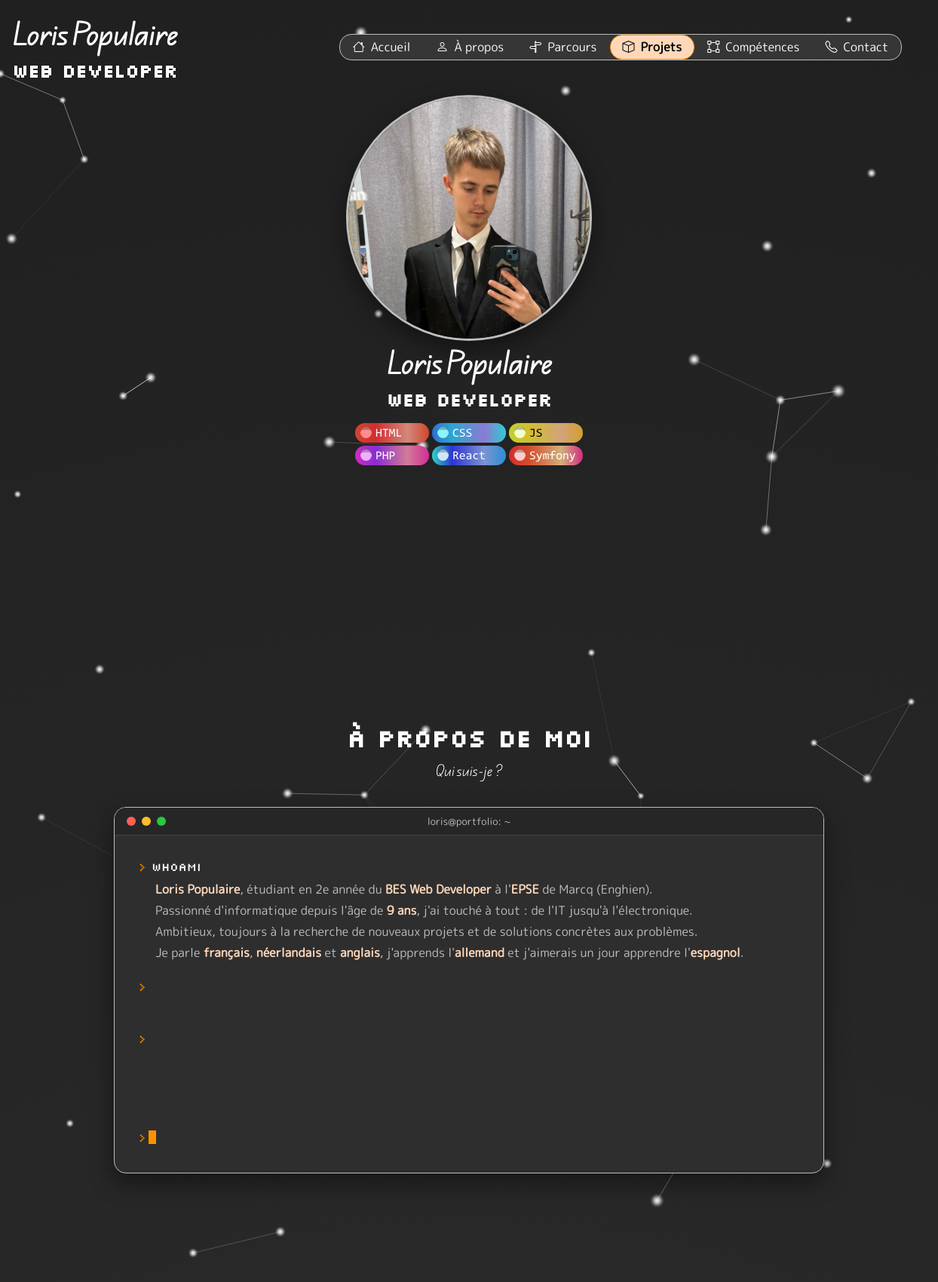
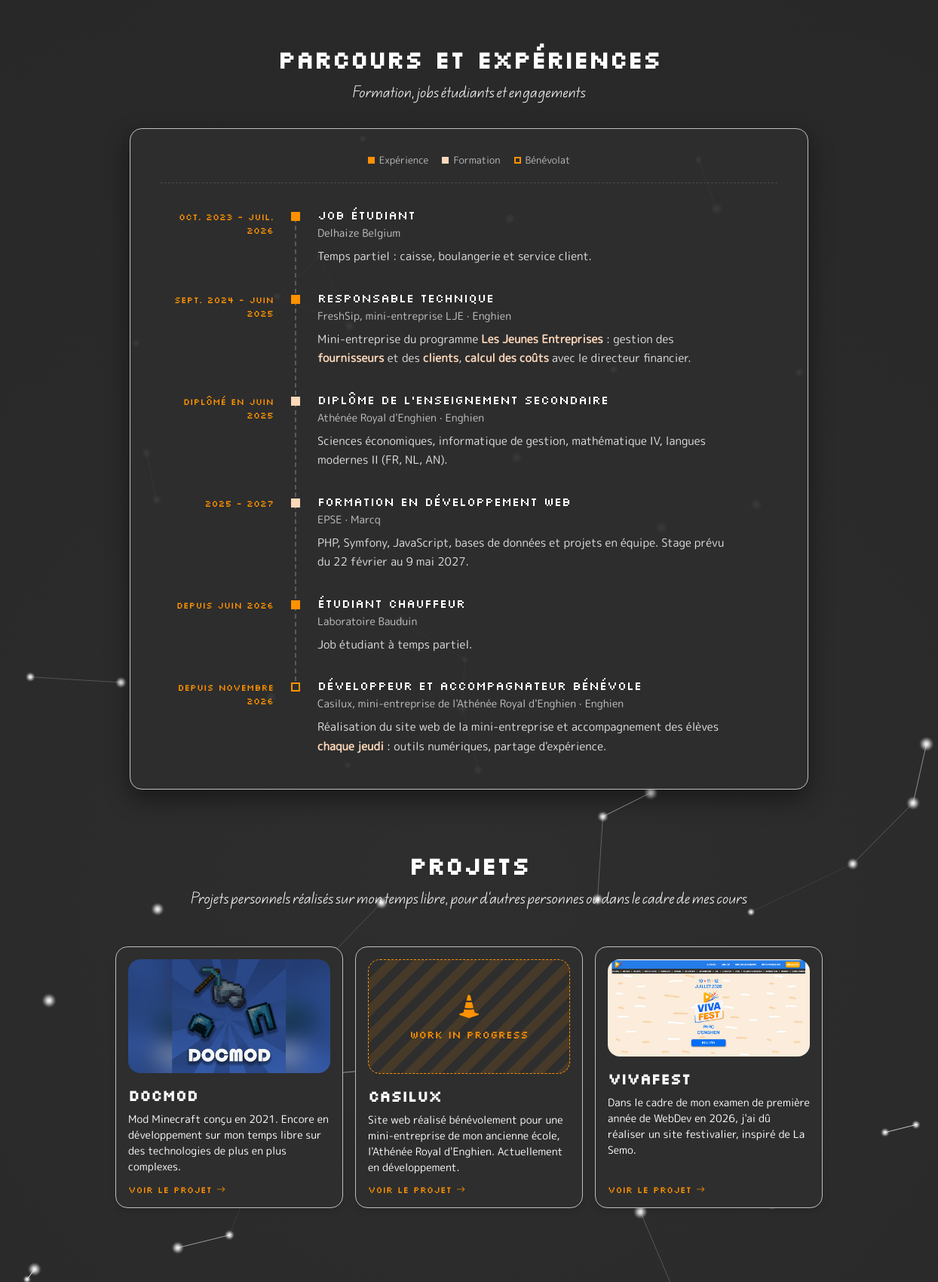
The page / (upper part) on the database its author committed (2 pictures, top to bottom).
### tables this page shows
CREATE TABLE IF NOT EXISTS settings (
    name VARCHAR(64) PRIMARY KEY,
    value TEXT NOT NULL
);

CREATE TABLE IF NOT EXISTS timeline (
    id INT UNSIGNED AUTO_INCREMENT PRIMARY KEY,
    kind VARCHAR(20) NOT NULL DEFAULT 'experience',
    title VARCHAR(120) NOT NULL,
    organization VARCHAR(120) NOT NULL,
    location VARCHAR(120) NULL,
    period VARCHAR(60) NOT NULL,
    start_month CHAR(7) NULL,
    description TEXT NULL,
    position INT NOT NULL DEFAULT 0
);

CREATE TABLE IF NOT EXISTS projects (
    id INT UNSIGNED AUTO_INCREMENT PRIMARY KEY,
    title VARCHAR(100) NOT NULL,
    slug VARCHAR(120) NOT NULL UNIQUE,
    description TEXT NOT NULL,
    image VARCHAR(255) NULL,
    tagline VARCHAR(160) NULL,
    kind VARCHAR(60) NULL,
    context VARCHAR(100) NULL,
    year VARCHAR(20) NULL,
    duration VARCHAR(60) NULL,
    role VARCHAR(100) NULL,
    status VARCHAR(40) NULL,
    content TEXT NULL,
    features TEXT NULL,
    learnings TEXT NULL,
    url_site VARCHAR(255) NULL,
    url_code VARCHAR(255) NULL,
    position INT NOT NULL DEFAULT 0,
    updated_at DATETIME NOT NULL DEFAULT CURRENT_TIMESTAMP ON UPDATE CURRENT_TIMESTAMP
);

### tools/content.php (called while the page is built, shortened)
<?php
function setting(PDO $bdd, string $name, string $default = ''): string
{
    $stmt = $bdd->prepare('SELECT value FROM settings WHERE name = :name');
    $stmt->execute(['name' => $name]);
    $value = $stmt->fetchColumn();
    return $value === false ? $default : $value;
}
function ordered_rows(PDO $bdd, string $table): array
{
    $allowed = ['passions', 'objectives', 'skills', 'software', 'projects', 'timeline'];
    $order = $table === 'timeline' ? 'start_month IS NULL, start_month DESC, id DESC' : 'position, id';
    return $bdd->query("SELECT * FROM `$table` ORDER BY $order")->fetchAll();
}

### tools/env.php (called while the page is built, shortened)
<?php
function env(string $key, ?string $default = null): ?string
{
    static $values = null;
    if ($values === null) {
        $values = [];
    }
    $fromSystem = getenv($key);
    if ($fromSystem !== false) {
        return $fromSystem;
    }
    return $values[$key] ?? $default;
}

### index.php (the view, shortened to what this page needs)
<?php
require_once 'tools/db.php';
require_once 'tools/helpers.php';
require_once 'tools/content.php';
$whoami = setting($bdd, 'whoami');
$timeline = ordered_rows($bdd, 'timeline');
$projects = ordered_rows($bdd, 'projects');
?>
<!DOCTYPE html>
<html lang="fr">
<head>
    <?php include 'partials/head.php'; ?>
</head>
<body>
    <?php include 'partials/nav.php'; ?>
    <main>
    <section class="slide" id="accueil" aria-label="Accueil">
        <div class="centered flex-direction-column">
            <img src="<?= e(asset('assets/img/photo.jpg')) ?>" alt="Photo de Loris Populaire, développeur web" id="avatar" width="320" height="320" fetchpriority="high">
            <div class="title txt-centered">
                <h1 class="title-name">Loris Populaire</h1>
                <p class="title-job">Web Developer</p>
            </div>
            <div class="badges">
                <img src="assets/svg/badges/html.svg" alt="Badge HTML" width="98" height="26">
                <img src="assets/svg/badges/css.svg" alt="Badge CSS" width="98" height="26">
                <img src="assets/svg/badges/js.svg" alt="Badge JS" width="98" height="26">
                <img src="assets/svg/badges/php.svg" alt="Badge PHP" width="98" height="26">
                <img src="assets/svg/badges/react.svg" alt="Badge React" width="98" height="26">
                <img src="assets/svg/badges/symfony.svg" alt="Badge Symfony" width="98" height="26">
            </div>
        </div>
    </section>
    <?php include 'partials/about.php'; ?>
    <?php if ($timeline): ?>
        <?php include 'partials/timeline.php'; ?>
    <?php endif; ?>
    <section class="slide" id="projets" aria-labelledby="projets-title">
        <div class="slide-header">
            <h2 id="projets-title">Projets</h2>
            <p>Projets personnels réalisés sur mon temps libre, pour d'autres personnes ou dans le cadre de mes
                cours</p>
        </div>
        <div class="card-holder">
            <?php foreach ($projects as $project): ?>
                <a class="card card-link" href="<?= e(project_url($project)) ?>">
                    <div class="card-content">
                        <?php if ($project['image']): ?>
                            <img src="<?= e($project['image']) ?>" alt="Aperçu du projet <?= e($project['title']) ?>" loading="lazy" decoding="async">
                        <?php else: ?>
                            <div class="card-wip">
                                <i class="bi bi-cone-striped"></i>
                                <span>Work in progress</span>
                            </div>
                        <?php endif; ?>
                        <h3><?= e($project['title']) ?></h3>
                        <p><?= e($project['description']) ?></p>
                        <span class="card-more">Voir le projet <i class="bi bi-arrow-right" aria-hidden="true"></i></span>
                    </div>
                </a>
            <?php endforeach; ?>
        </div>
    </section>
    </main>
</body>
</html>

### partials/head.php (shortened to what this page needs)
<link rel="stylesheet" href="<?= e(asset('assets/css/style.css')) ?>">
<link rel="stylesheet" href="<?= e(asset('assets/vendor/bootstrap-icons/bootstrap-icons.min.css')) ?>">

### partials/nav.php
<?php
$activeNav = $activeNav ?? 'accueil';
$navLinks = [
    'accueil' => ['icon' => 'bi-house', 'label' => 'Accueil'],
    'a-propos' => ['icon' => 'bi-person', 'label' => 'À propos'],
    'parcours' => ['icon' => 'bi-signpost-split', 'label' => 'Parcours'],
    'projets' => ['icon' => 'bi-box', 'label' => 'Projets'],
    'competences' => ['icon' => 'bi-bounding-box', 'label' => 'Compétences'],
    'contact' => ['icon' => 'bi-telephone', 'label' => 'Contact'],
];
$onHome = $activeNav === 'accueil';
?>
<header class="site-header" data-site-header>
    <nav aria-label="Navigation principale">
        <a class="title" href="<?= $onHome ? '#accueil' : e(base_url()) ?>">
            <span class="title-name">Loris Populaire</span>
            <span class="title-job">Web Developer</span>
        </a>
        <ul class="dark-bg">
            <?php foreach ($navLinks as $anchor => $link): ?>
                <li<?= $anchor === $activeNav ? ' class="active"' : '' ?>>
                    <a href="<?= $onHome ? '#' . $anchor : e(base_url()) . '#' . $anchor ?>" aria-label="<?= e($link['label']) ?>"<?= $anchor === $activeNav ? ' aria-current="true"' : '' ?>><i class="bi <?= $link['icon'] ?>" aria-hidden="true"></i><?= e($link['label']) ?></a>
                </li>
            <?php endforeach; ?>
        </ul>
    </nav>
</header>

### partials/about.php (shortened to what this page needs)
<section class="slide" id="a-propos" aria-labelledby="a-propos-title">
    <div class="slide-header">
        <h2 id="a-propos-title">À propos de moi</h2>
        <p>Qui suis-je ?</p>
    </div>
    <div class="terminal" data-terminal>
        <div class="terminal-bar">
            <span class="terminal-dot terminal-dot-red"></span>
            <span class="terminal-dot terminal-dot-yellow"></span>
            <span class="terminal-dot terminal-dot-green"></span>
            <span class="terminal-title">loris@portfolio: ~</span>
        </div>
        <div class="terminal-body">
            <div class="terminal-step">
                <p class="terminal-line"><span class="terminal-prompt">&gt;</span> <span class="terminal-cmd">whoami</span></p>
                <div class="terminal-out">
                    <?= rich_text($whoami) ?>
                </div>
            </div>
            <div class="terminal-step">
                <p class="terminal-line"><span class="terminal-prompt">&gt;</span> <span class="terminal-cmd">ls passions/</span></p>
            </div>
            <div class="terminal-step">
                <p class="terminal-line"><span class="terminal-prompt">&gt;</span> <span class="terminal-cmd">cat objectifs.txt</span></p>
            </div>
            <p class="terminal-line"><span class="terminal-prompt">&gt;</span><span class="terminal-cursor"></span></p>
        </div>
    </div>
</section>

### tools/helpers.php (shortened to what this page needs)
<?php
require_once __DIR__ . '/env.php';
function e(?string $value): string
{
    return htmlspecialchars($value ?? '', ENT_QUOTES, 'UTF-8');
}
function bold_text(string $text): string
{
    return preg_replace('/\*\*(.+?)\*\*/u', '<b>$1</b>', e($text));
}
function rich_text(string $text): string
{
    $html = '';
    foreach (preg_split('/\R+/', trim($text)) as $line) {
        $html .= '<p>' . bold_text($line) . '</p>';
    }
    return $html;
}
function base_url(string $path = ''): string
{
    $base = env('APP_URL');
    if (!$base) {
        $https = !empty($_SERVER['HTTPS']) && $_SERVER['HTTPS'] !== 'off';
        $host = $_SERVER['HTTP_HOST'] ?? 'localhost';
        $dir = rtrim(str_replace('\\', '/', dirname($_SERVER['SCRIPT_NAME'] ?? '/')), '/');
        $base = ($https ? 'https' : 'http') . '://' . $host . $dir;
    }
    return rtrim($base, '/') . '/' . ltrim($path, '/');
}
function project_url(array $project): string
{
    return base_url('projet/' . rawurlencode($project['slug']));
}
function asset(string $path): string
{
    $file = dirname(__DIR__) . '/' . ltrim($path, '/');
    return is_file($file) ? $path . '?v=' . filemtime($file) : $path;
}

### partials/timeline.php
<?php
$timelineKinds = [
    'experience' => 'Expérience',
    'formation' => 'Formation',
    'benevolat' => 'Bénévolat',
];
$usedKinds = array_values(array_unique(array_column($timeline, 'kind')));
?>
<section class="slide" id="parcours" aria-labelledby="parcours-title">
    <div class="slide-header">
        <h2 id="parcours-title">Parcours et expériences</h2>
        <p>Formation, jobs étudiants et engagements</p>
    </div>
    <div class="timeline">
        <?php if (count($usedKinds) > 1): ?>
            <p class="timeline-legend">
                <?php foreach ($timelineKinds as $kind => $label): ?>
                    <?php if (in_array($kind, $usedKinds, true)): ?>
                        <span class="timeline-key timeline-<?= e($kind) ?>"><?= e($label) ?></span>
                    <?php endif; ?>
                <?php endforeach; ?>
            </p>
        <?php endif; ?>
        <ol>
            <?php foreach ($timeline as $step): ?>
                <?php $kind = isset($timelineKinds[$step['kind']]) ? $step['kind'] : 'experience'; ?>
                <li class="timeline-item timeline-<?= e($kind) ?>">
                    <span class="timeline-date"><?= e($step['period']) ?></span>
                    <span class="timeline-mark" title="<?= e($timelineKinds[$kind]) ?>"><span class="visually-hidden"><?= e($timelineKinds[$kind]) ?></span></span>
                    <div class="timeline-body">
                        <h3><?= e($step['title']) ?></h3>
                        <p class="timeline-org"><?= e($step['organization']) ?><?= $step['location'] ? ' · ' . e($step['location']) : '' ?></p>
                        <?php if ($step['description']): ?>
                            <div class="timeline-desc"><?= rich_text($step['description']) ?></div>
                        <?php endif; ?>
                    </div>
                </li>
            <?php endforeach; ?>
        </ol>
    </div>
</section>

### rows shown on the page
settings: value "Loris Populaire , étudiant en 2e année du BES Web Developer à l' EPSE de Marcq (Enghien).", value "Passionné d'informatique depuis l'âge de 9 ans , j'ai touché à tout : de l'IT jusqu'à l'électronique.", value "Ambitieux, toujours à la recherche de nouveaux projets et de solutions concrètes aux problèmes.", value "Je parle français , néerlandais et anglais , j'apprends l' allemand et j'aimerais un jour apprendre l' espagnol ."
timeline: period "Oct. 2023 - juil. 2026", title "Job étudiant", organization "Delhaize Belgium", description "Temps partiel : caisse, boulangerie et service client."
timeline: period "Sept. 2024 - juin 2025", title "Responsable technique", organization "FreshSip, mini-entreprise LJE", location "Enghien", description "Mini-entreprise du programme Les Jeunes Entreprises : gestion des fournisseurs et des clients , calcul des coûts avec le directeur financier."
timeline: period "Diplômé en juin 2025", title "Diplôme de l'enseignement secondaire", organization "Athénée Royal d'Enghien", location "Enghien", description "Sciences économiques, informatique de gestion, mathématique IV, langues modernes II (FR, NL, AN)."
timeline: period "2025 - 2027", title "Formation en développement web", organization "EPSE", location "Marcq", description "PHP, Symfony, JavaScript, bases de données et projets en équipe. Stage prévu du 22 février au 9 mai 2027."
timeline: period "Depuis juin 2026", title "Étudiant chauffeur", organization "Laboratoire Bauduin", description "Job étudiant à temps partiel."
timeline: period "Depuis novembre 2026", title "Développeur et accompagnateur bénévole", organization "Casilux, mini-entreprise de l'Athénée Royal d'Enghien", location "Enghien", description "Réalisation du site web de la mini-entreprise et accompagnement des élèves chaque jeudi : outils numériques, partage d'expérience."
projects: image (picture), title "DocMod", description "Mod Minecraft conçu en 2021. Encore en développement sur mon temps libre sur des technologies de plus en plus complexes."
projects: shows "Work in progress", title "Casilux", description "Site web réalisé bénévolement pour une mini-entreprise de mon ancienne école, l'Athénée Royal d'Enghien. Actuellement en développement."
projects: image (picture), title "VivaFest", description "Dans le cadre de mon examen de première année de WebDev en 2026, j'ai dû réaliser un site festivalier, inspiré de La Semo."

### other values the page prints
$link['label'] "Accueil"
$link['label'] "À propos"
$link['label'] "Parcours"
$link['label'] "Projets"
$link['label'] "Compétences"
$link['label'] "Contact"
$label "Expérience"
$label "Formation"
$label "Bénévolat"
